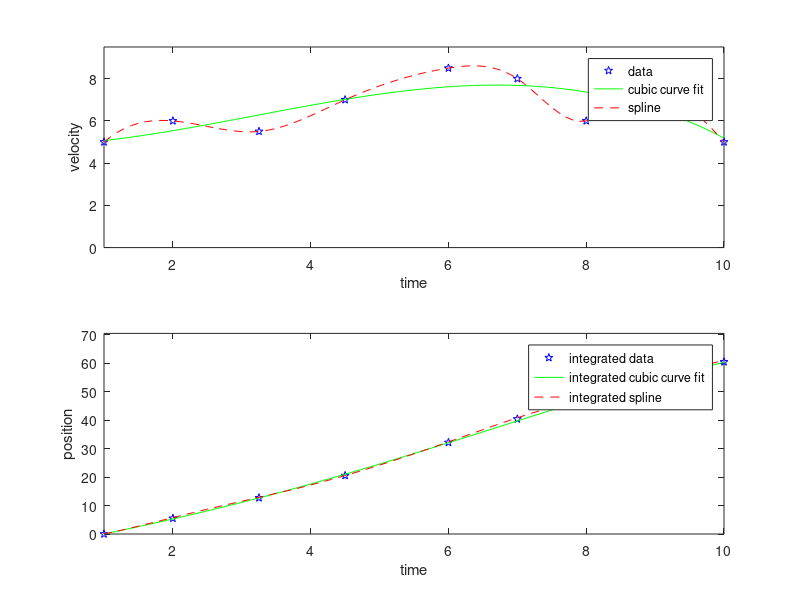

The MATLAB source for this figure:
%Numerical Integration of Data Example
t = [1 2 3.25 4.5 6 7 8 8.5 9.3 10];
v = [5 6 5.5 7 8.5 8 6 7 7 5];
%using composite trapezoid rule directly on data
s = cumtrapz(t,v);

%curve fit of cubic to integrate analytically
v_coeff = polyfit(t,v,3);
s_coeff = v_coeff./(4:-1:1); %integrate the polynomial
s_coeff = [s_coeff, -polyval([s_coeff,0],1)];

%spline fit to integrate interpolated data
tt = min(t):0.1:max(t);
v_spline = spline(t,v,tt);
s_spline = cumtrapz(tt,v_spline);

tplot = linspace(t(1), t(end));
figure(1)
subplot(211)
plot(t,v,'bp',tplot,polyval(v_coeff,tplot),'g-',tt,v_spline,'r--');
xlabel('time'); ylabel('velocity')
axis([min(t), max(t), 0, max(v)+1])
legend('data','cubic curve fit','spline')
subplot(212)
plot(t,s,'bp',tplot,polyval(s_coeff,tplot),'g-',tt,s_spline,'r--');
xlabel('time'); ylabel('position')
axis([min(t), max(t), 0, max(s)+10])
legend('integrated data','integrated cubic curve fit','integrated spline')

